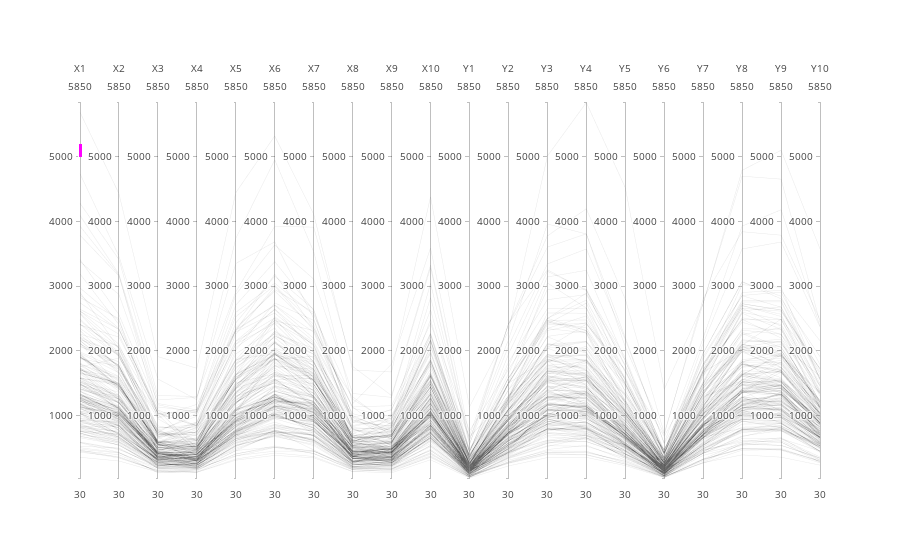

Notebook cell for this chart:
### Markdown cell above
#### Speed Feature Groups:

### Code cell
data = [
    go.Parcoords(
        line = dict(color = all_data2_grouped['ID'],
                   colorscale = 'Jet',
                   showscale = False,
                   reversescale = False,
                   cmin = 0,
                   cmax = 200),
        hoverinfo = all_data2_grouped['ID'],
        dimensions = list([
          # Speed X:
          dict(range = [30,5850],
               constraintrange = [5000,5200],
               label = 'X1', values = all_data2_grouped['speedx1']),
          dict(range = [30,5850],
               label = 'X2', values = all_data2_grouped['speedx2']),
          dict(range = [30,5850],
               label = 'X3', values = all_data2_grouped['speedx3']),
          dict(range = [30,5850],
               label = 'X4', values = all_data2_grouped['speedx4']),
          dict(range = [30,5850],
               label = 'X5', values = all_data2_grouped['speedx5']),
          dict(range = [30,5850],
               label = 'X6', values = all_data2_grouped['speedx6']),
          dict(range = [30,5850],
               label = 'X7', values = all_data2_grouped['speedx7']),
          dict(range = [30,5850],
               label = 'X8', values = all_data2_grouped['speedx8']),
          dict(range = [30,5850],
               label = 'X9', values = all_data2_grouped['speedx9']),
          dict(range = [30,5850],
               label = 'X10', values = all_data2_grouped['speedx10']),
          
          # Speed Y:
          dict(range = [30,5850],
              label = 'Y1', values = all_data2_grouped['speedy1']),
          dict(range = [30,5850],
              label = 'Y2', values = all_data2_grouped['speedy2']),
          dict(range = [30,5850],
              label = 'Y3', values = all_data2_grouped['speedy3']),
          dict(range = [30,5850],
              label = 'Y4', values = all_data2_grouped['speedy4']),
          dict(range = [30,5850],
              label = 'Y5', values = all_data2_grouped['speedy5']),
          dict(range = [30,5850],
              label = 'Y6', values = all_data2_grouped['speedy6']),
          dict(range = [30,5850],
              label = 'Y7', values = all_data2_grouped['speedy7']),
          dict(range = [30,5850],
              label = 'Y8', values = all_data2_grouped['speedy8']),
          dict(range = [30,5850],
              label = 'Y9', values = all_data2_grouped['speedy9']),
          dict(range = [30,5850],
              label = 'Y10', values = all_data2_grouped['speedy10']),           
        ])
    )
]

py.iplot(data, filename = 'parcoords_speeds_split_raw')

### Figure 1 — Plotly figure (JSON) as saved in the notebook; plotly's stock layout.template omitted (floating-point values rounded to 4 significant figures; data arrays with more than 128 entries replaced by an {"elided": "..."} marker saying what was removed)
{"data": [{"dimensions": [{"constraintrange": [5000, 5200], "label": "X1", "range": [30, 5850], "values": {"elided": "192 float values"}}, {"label": "X2", "range": [30, 5850], "values": {"elided": "192 float values"}}, {"label": "X3", "range": [30, 5850], "values": {"elided": "192 float values"}}, {"label": "X4", "range": [30, 5850], "values": {"elided": "192 float values"}}, {"label": "X5", "range": [30, 5850], "values": {"elided": "192 float values"}}, {"label": "X6", "range": [30, 5850], "values": {"elided": "192 float values"}}, {"label": "X7", "range": [30, 5850], "values": {"elided": "192 float values"}}, {"label": "X8", "range": [30, 5850], "values": {"elided": "192 float values"}}, {"label": "X9", "range": [30, 5850], "values": {"elided": "192 float values"}}, {"label": "X10", "range": [30, 5850], "values": {"elided": "192 float values"}}, {"label": "Y1", "range": [30, 5850], "values": {"elided": "192 float values"}}, {"label": "Y2", "range": [30, 5850], "values": {"elided": "192 float values"}}, {"label": "Y3", "range": [30, 5850], "values": {"elided": "192 float values"}}, {"label": "Y4", "range": [30, 5850], "values": {"elided": "192 float values"}}, {"label": "Y5", "range": [30, 5850], "values": {"elided": "192 float values"}}, {"label": "Y6", "range": [30, 5850], "values": {"elided": "192 float values"}}, {"label": "Y7", "range": [30, 5850], "values": {"elided": "192 float values"}}, {"label": "Y8", "range": [30, 5850], "values": {"elided": "192 float values"}}, {"label": "Y9", "range": [30, 5850], "values": {"elided": "192 float values"}}, {"label": "Y10", "range": [30, 5850], "values": {"elided": "192 float values"}}], "hoverinfo": {"elided": "192 int values"}, "line": {"cmax": 200, "cmin": 0, "color": {"elided": "192 int values"}, "colorscale": "Jet", "reversescale": false, "showscale": false}, "type": "parcoords"}], "layout": {}}
